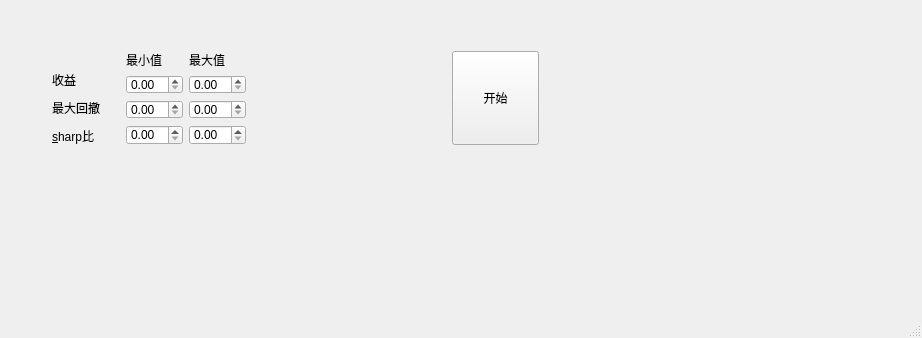
<?xml version="1.0" encoding="UTF-8"?>
<ui version="4.0">
 <class>MainWindow</class>
 <widget class="QMainWindow" name="MainWindow">
  <property name="geometry">
   <rect>
    <x>0</x>
    <y>0</y>
    <width>922</width>
    <height>338</height>
   </rect>
  </property>
  <property name="sizePolicy">
   <sizepolicy hsizetype="Minimum" vsizetype="Fixed">
    <horstretch>0</horstretch>
    <verstretch>0</verstretch>
   </sizepolicy>
  </property>
  <property name="windowTitle">
   <string>MainWindow</string>
  </property>
  <widget class="QWidget" name="centralwidget">
   <widget class="QWidget" name="">
    <property name="geometry">
     <rect>
      <x>52</x>
      <y>51</y>
      <width>487</width>
      <height>94</height>
     </rect>
    </property>
    <layout class="QHBoxLayout" name="horizontalLayout">
     <item>
      <layout class="QVBoxLayout" name="verticalLayout">
       <item>
        <widget class="QLabel" name="label_6">
         <property name="text">
          <string/>
         </property>
        </widget>
       </item>
       <item>
        <widget class="QLabel" name="label">
         <property name="sizePolicy">
          <sizepolicy hsizetype="Preferred" vsizetype="Preferred">
           <horstretch>0</horstretch>
           <verstretch>1</verstretch>
          </sizepolicy>
         </property>
         <property name="text">
          <string>收益</string>
         </property>
        </widget>
       </item>
       <item>
        <widget class="QLabel" name="label_2">
         <property name="sizePolicy">
          <sizepolicy hsizetype="Preferred" vsizetype="Preferred">
           <horstretch>0</horstretch>
           <verstretch>3</verstretch>
          </sizepolicy>
         </property>
         <property name="text">
          <string>最大回撤</string>
         </property>
        </widget>
       </item>
       <item>
        <widget class="QLabel" name="label_3">
         <property name="sizePolicy">
          <sizepolicy hsizetype="Preferred" vsizetype="Preferred">
           <horstretch>0</horstretch>
           <verstretch>1</verstretch>
          </sizepolicy>
         </property>
         <property name="text">
          <string>&amp;sharp比</string>
         </property>
         <property name="buddy">
          <cstring>doubleSpinBox_sharp_min</cstring>
         </property>
        </widget>
       </item>
      </layout>
     </item>
     <item>
      <spacer name="verticalSpacer">
       <property name="orientation">
        <enum>Qt::Vertical</enum>
       </property>
       <property name="sizeHint" stdset="0">
        <size>
         <width>20</width>
         <height>40</height>
        </size>
       </property>
      </spacer>
     </item>
     <item>
      <layout class="QGridLayout" name="gridLayout">
       <item row="0" column="0">
        <widget class="QLabel" name="label_4">
         <property name="text">
          <string>最小值</string>
         </property>
        </widget>
       </item>
       <item row="0" column="1">
        <widget class="QLabel" name="label_5">
         <property name="text">
          <string>最大值</string>
         </property>
        </widget>
       </item>
       <item row="1" column="0">
        <widget class="QDoubleSpinBox" name="doubleSpinBox_returns_min"/>
       </item>
       <item row="1" column="1">
        <widget class="QDoubleSpinBox" name="doubleSpinBox_returns_max"/>
       </item>
       <item row="2" column="0">
        <widget class="QDoubleSpinBox" name="doubleSpinBox_maxdrawdown_min"/>
       </item>
       <item row="2" column="1">
        <widget class="QDoubleSpinBox" name="doubleSpinBox_maxdrawdown_max"/>
       </item>
       <item row="3" column="0">
        <widget class="QDoubleSpinBox" name="doubleSpinBox_sharp_min"/>
       </item>
       <item row="3" column="1">
        <widget class="QDoubleSpinBox" name="doubleSpinBox_sharp_max"/>
       </item>
      </layout>
     </item>
     <item>
      <spacer name="horizontalSpacer">
       <property name="orientation">
        <enum>Qt::Horizontal</enum>
       </property>
       <property name="sizeType">
        <enum>QSizePolicy::Preferred</enum>
       </property>
       <property name="sizeHint" stdset="0">
        <size>
         <width>200</width>
         <height>20</height>
        </size>
       </property>
      </spacer>
     </item>
     <item>
      <widget class="QPushButton" name="pushButton">
       <property name="sizePolicy">
        <sizepolicy hsizetype="Minimum" vsizetype="Fixed">
         <horstretch>2</horstretch>
         <verstretch>0</verstretch>
        </sizepolicy>
       </property>
       <property name="minimumSize">
        <size>
         <width>0</width>
         <height>0</height>
        </size>
       </property>
       <property name="maximumSize">
        <size>
         <width>200</width>
         <height>200</height>
        </size>
       </property>
       <property name="text">
        <string>开始</string>
       </property>
      </widget>
     </item>
    </layout>
   </widget>
  </widget>
  <widget class="QMenuBar" name="menubar">
   <property name="geometry">
    <rect>
     <x>0</x>
     <y>0</y>
     <width>922</width>
     <height>23</height>
    </rect>
   </property>
  </widget>
  <widget class="QStatusBar" name="statusbar"/>
 </widget>
 <tabstops>
  <tabstop>doubleSpinBox_returns_min</tabstop>
  <tabstop>doubleSpinBox_returns_max</tabstop>
  <tabstop>doubleSpinBox_maxdrawdown_min</tabstop>
  <tabstop>doubleSpinBox_maxdrawdown_max</tabstop>
  <tabstop>doubleSpinBox_sharp_min</tabstop>
  <tabstop>doubleSpinBox_sharp_max</tabstop>
  <tabstop>pushButton</tabstop>
 </tabstops>
 <resources/>
 <connections/>
</ui>
